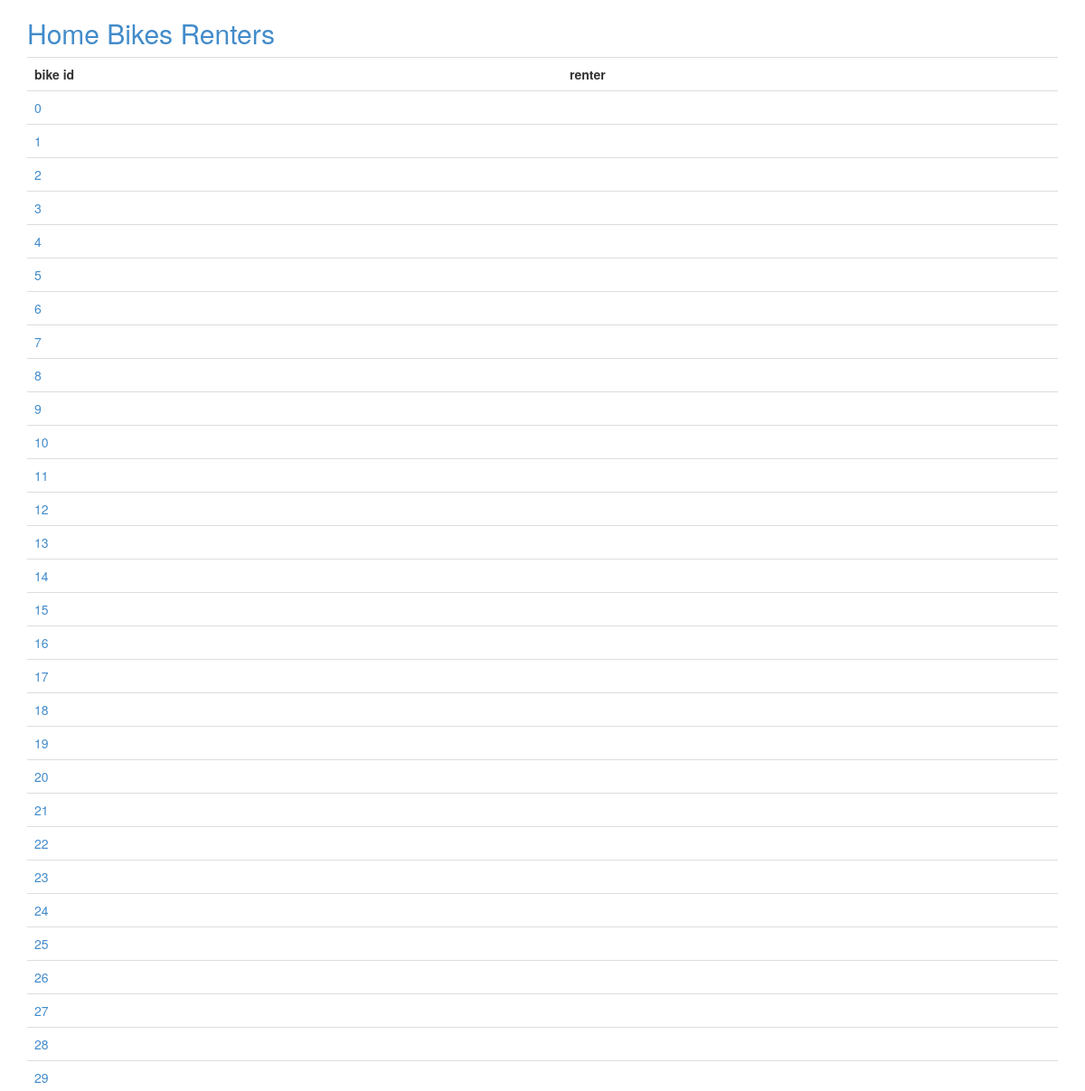
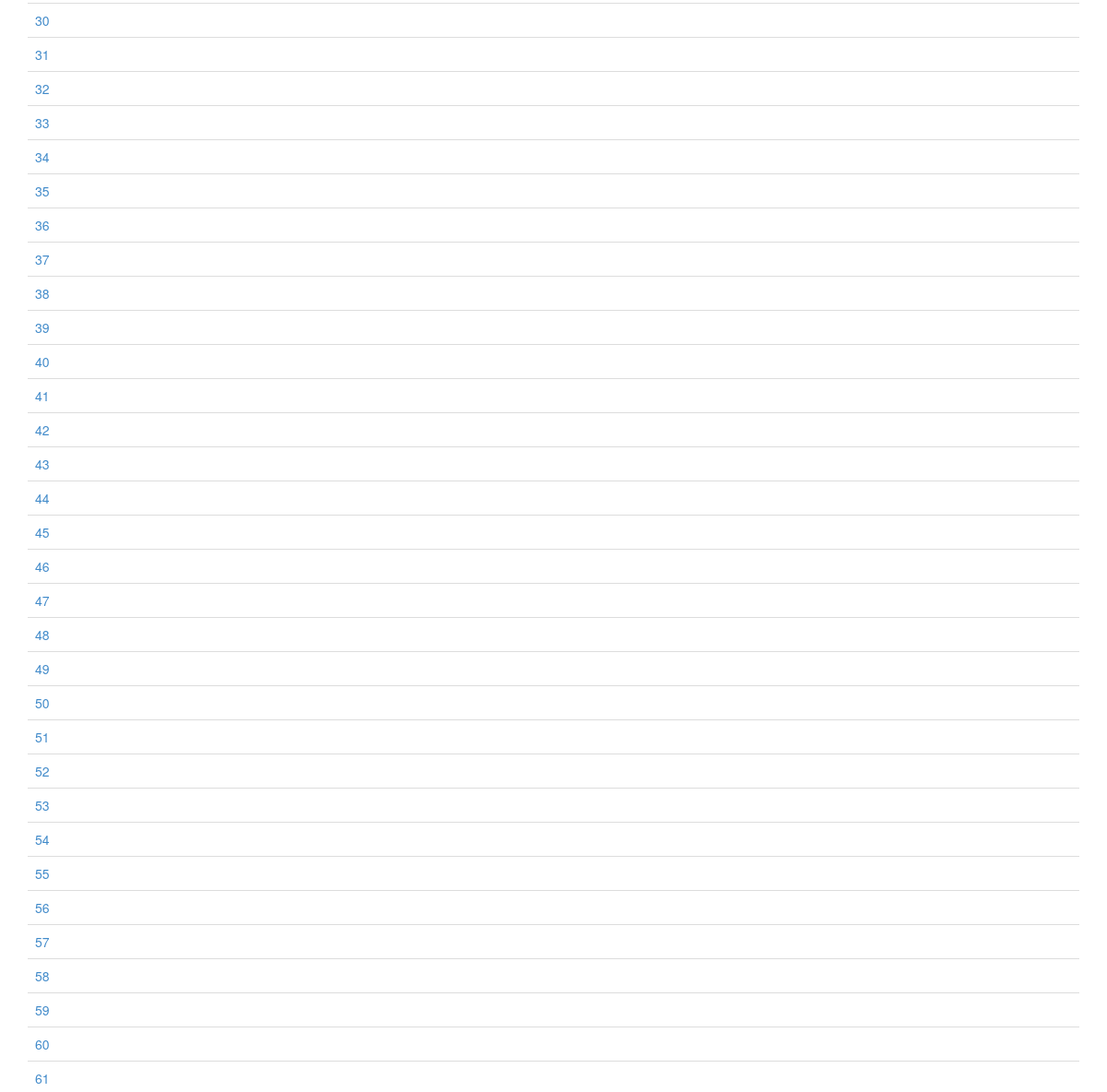
Page /bikes (upper part) on the earlier database version (2 pictures, top to bottom).
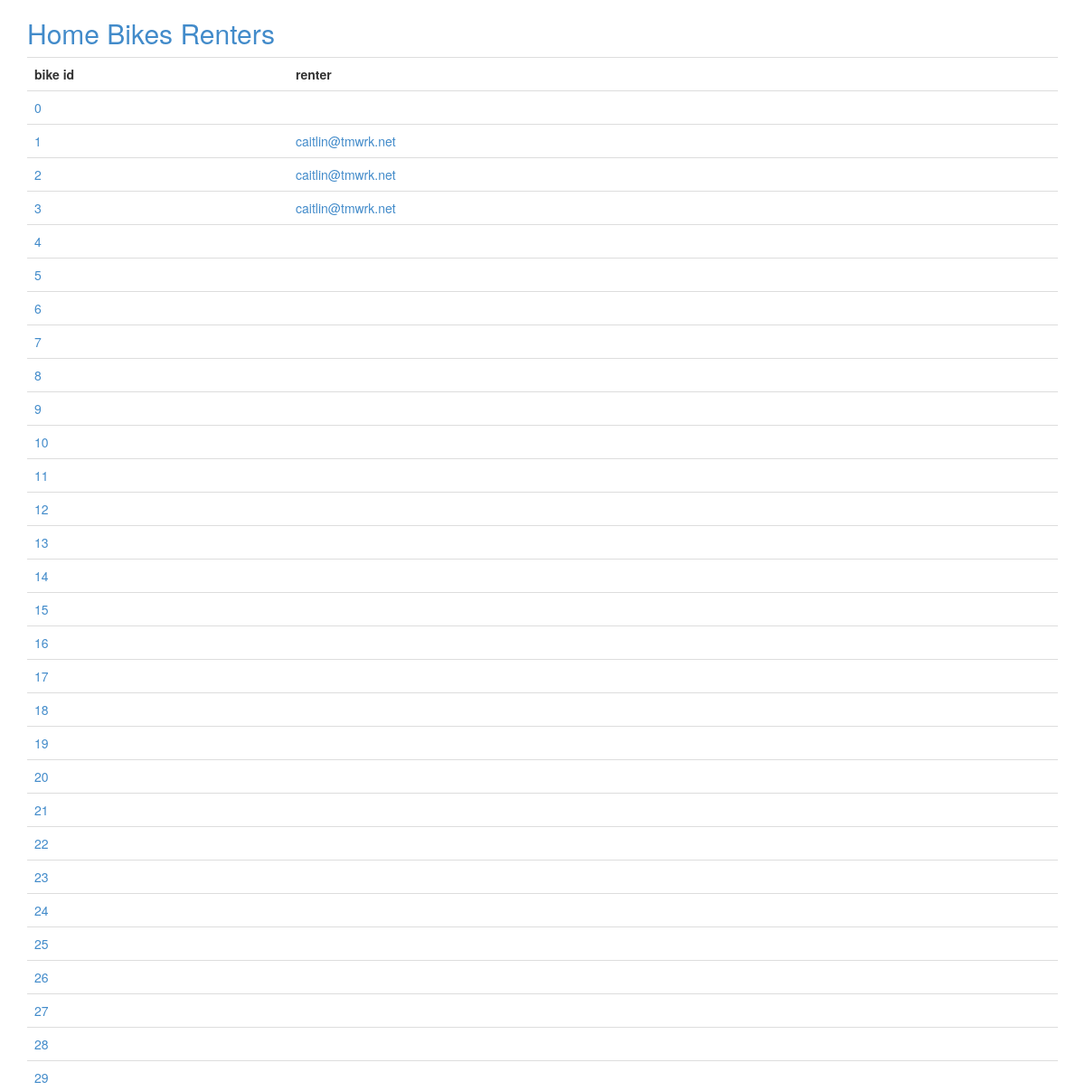
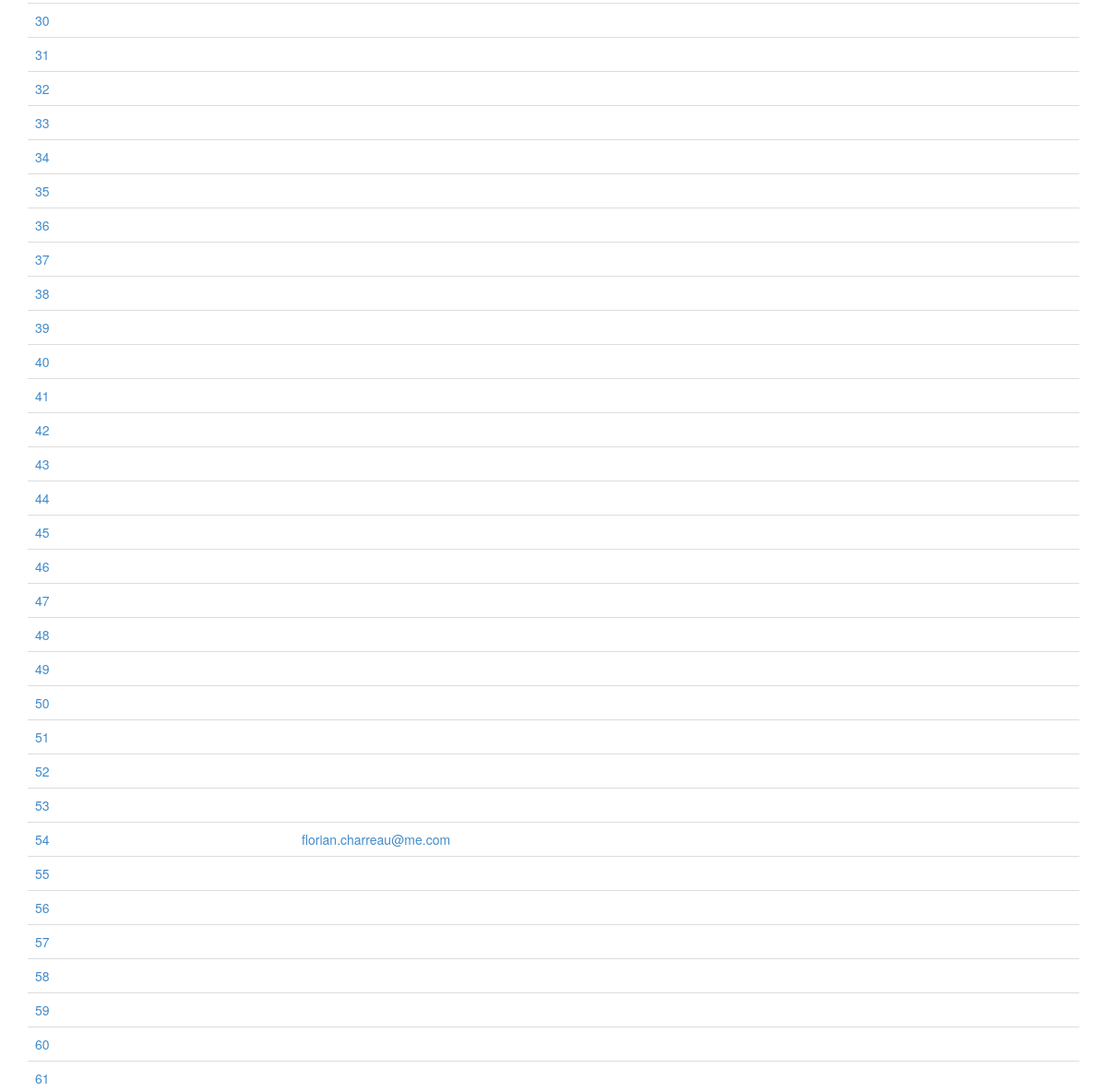
Same page on the later database version (2 pictures, top to bottom).
### bike/models.py (models this page shows, shortened)
class Bike(Base):
  __tablename__ = 'bike'
  id = Column(Integer, primary_key=True)
  renter_id = Column(Integer, ForeignKey('renter.id'))
  code = Column(String(255), unique=True)
  comment = Column(String)

class Renter(Base):
  __tablename__ = 'renter'
  id = Column(Integer, primary_key=True)
  name = Column(String(255), unique=False)
  email = Column(String(255), unique=False)
  code = Column(String(255), unique=True)
  bikes = relationship('Bike', backref=backref('renter'))
  zipcode = Column(String(255))
  phone = Column(String(255))
  desc = Column(String)
  qty = Column(Integer)

### bike/views.py (the view)
@app.route('/bikes')
def bikes():
  return render_template('bikes.html', bikes=db.query(Bike))

### bike/__init__.py (called while the page is built)
@app.teardown_appcontext
def shutdown_session(exception=None):
  db.remove()

### bike/templates/bikes.html
{% extends "base.html" %}
{% block content %}
<table class="table table-hover">
  <tr><th>bike id</th><th>renter</th></tr>
  {% for bike in bikes %}
  <tr><td><a href="{{url_for('bike', code=bike.code)}}">{{bike.code}}</a></td><td>{% if bike.renter %}<a href="{{url_for('renter', oid=bike.renter.id)}}">{{bike.renter.email}}</a>{% endif %}</td></tr>
  {% endfor %}
</table>
{% endblock %}

Differences in the rows shown:
changed Bike (number 2 of 62 on the later page): renter.email (not shown) → "caitlin@tmwrk.net"
changed Bike (number 3 of 62 on the later page): renter.email (not shown) → "caitlin@tmwrk.net"
changed Bike (number 4 of 62 on the later page): renter.email (not shown) → "caitlin@tmwrk.net"
changed Bike: renter.email (not shown) → "florian.charreau@me.com"
